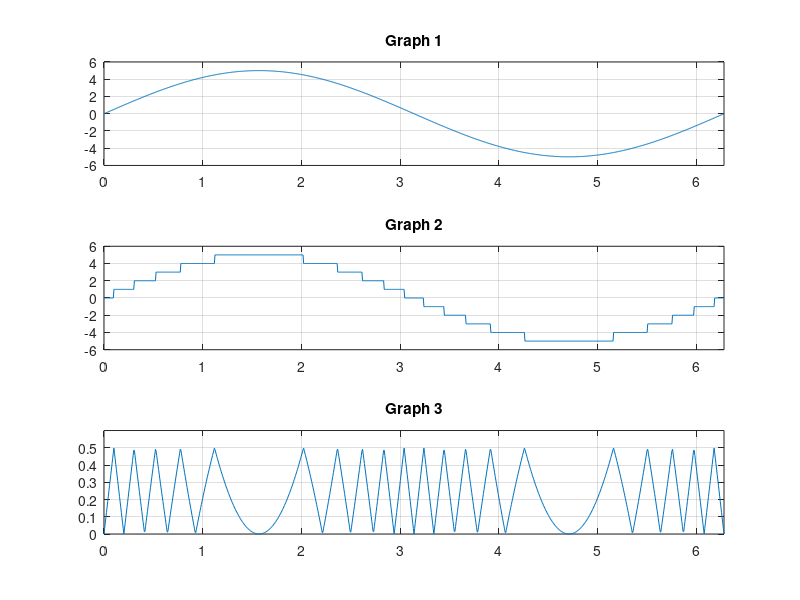

This chart was generated by the following MATLAB code:
% digital.m

a = 5;
x = 0:2*pi/1000:2*pi;
y = a*sin(x);
y_int = int8(y);

subplot(3,1,1);
plot(x,y);
grid;
axis([0 2*pi -a*1.2 a*1.2]);
title('Graph 1');

subplot(3,1,2);
plot(x,y_int);
grid;
axis([0 2*pi -a*1.2 a*1.2]);
title('Graph 2');

subplot(3,1,3);
plot(x,abs(double(y_int)-y));
grid;
axis([0 2*pi 0 1.2/2]);
title('Graph 3');

